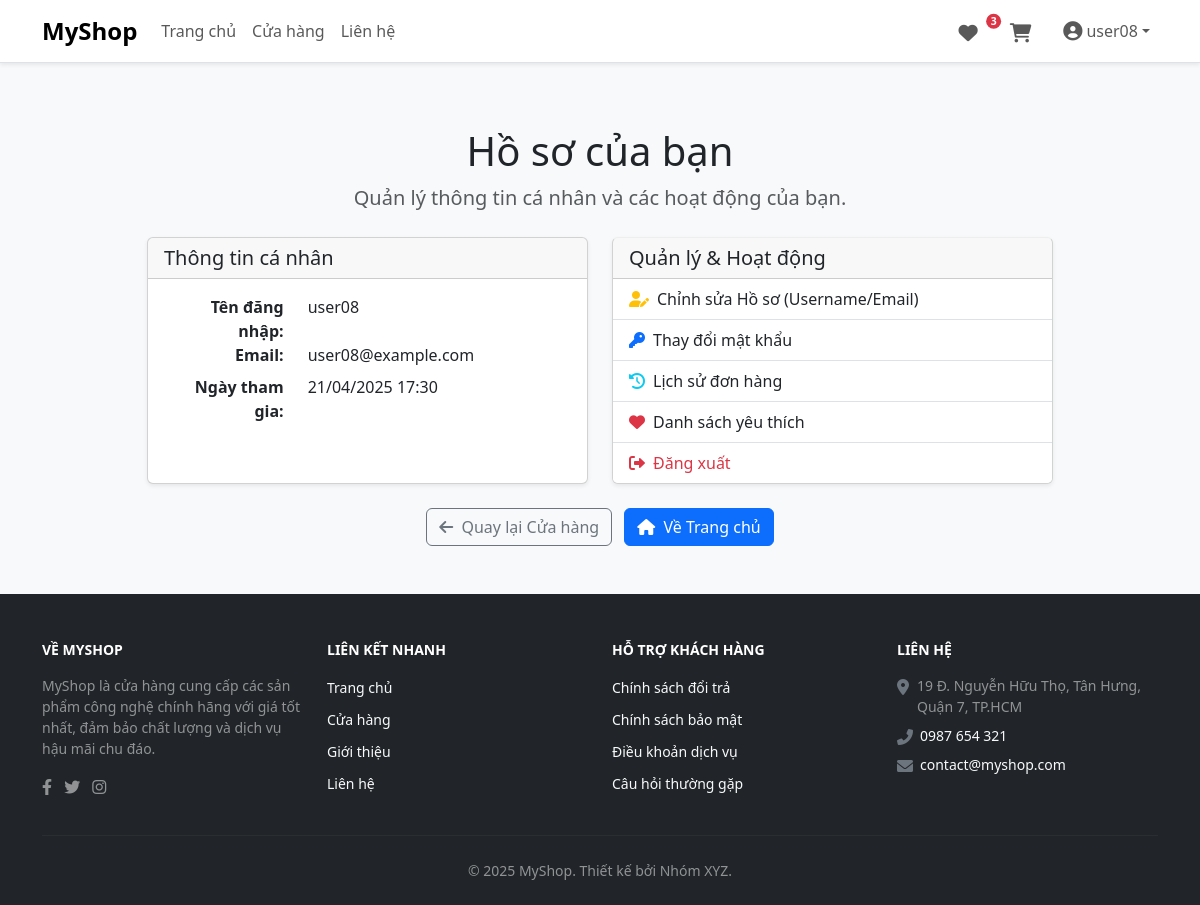
The page /public/index.php?page=profile (signed in) on the database its author committed.
### tables this page shows
CREATE TABLE users (
                       id INT AUTO_INCREMENT PRIMARY KEY,
                       username VARCHAR(50) NOT NULL UNIQUE,
                       email VARCHAR(100) NOT NULL UNIQUE,  
                       password VARCHAR(255) NOT NULL,
                       created_at TIMESTAMP DEFAULT CURRENT_TIMESTAMP

);

### app/Controllers/UserController.php (called while the page is built, shortened)
<?php
class UserController extends BaseController {
    public function showProfile() {
        $userId = $_SESSION['user_id'];
        $user = User::find($userId);
        $this->render('profile', ['user' => $user, 'pageTitle' => 'Hồ sơ của bạn' ]);
    }
}

### app/Models/BaseModel.php (called while the page is built, shortened)
<?php
abstract class BaseModel{
    protected static string $table;
    public static function find(int $id): ?array{
        $sql = "select * from " . static::$table . " where id = ?";
        $stmt = Database::prepare($sql, "i", [$id]);
        if ($stmt && $stmt->execute()) {
            $result = $stmt->get_result();
            $data = $result ? $result->fetch_assoc() : null;
            return $data;
        }
        return null;
    }
}

### app/Core/Database.php (called while the page is built, shortened)
<?php
class Database {
    private static ?mysqli $conn = null;
    public static function conn(): mysqli {
        if (self::$conn === null) {
            try {
                self::$conn = new mysqli(DB_HOST, DB_USER, DB_PASS, DB_NAME);
                self::$conn->set_charset(DB_CHARSET);
            } catch (mysqli_sql_exception $e) {
                error_log("Database Connection Error: " . $e->getMessage());
                die("Không thể kết nối đến cơ sở dữ liệu. Vui lòng thử lại sau.");
            }
        }
        return self::$conn;
    }
    public static function prepare(string $sql, string $types = '', array $params = []): mysqli_stmt|false {
        try {
            $stmt = self::conn()->prepare($sql);
            if ($stmt && $types && $params) {
                $stmt->bind_param($types, ...$params);
            }
            return $stmt;
        } catch (\Exception $e) {
            error_log("Database Prepare Error: " . $e->getMessage() . " | SQL: " . $sql);
            return false;
        }
    }
}

### app/Models/User.php (called while the page is built, shortened)
<?php
class User extends BaseModel{
    public static function find(int $id): ?array {
        return parent::find($id);
    }
}

### app/Views/profile.php (the view, shortened to what this page needs)
<?php
include_once __DIR__ . '/../layout/header.php';
$username = htmlspecialchars($user['username'] ?? 'N/A');
$email = htmlspecialchars($user['email'] ?? 'N/A');
$createdAt = isset($user['created_at']) ? date('d/m/Y H:i', strtotime($user['created_at'])) : 'N/A';
include_once __DIR__ . '/../layout/header.php';
?>
<link rel="stylesheet" href="/webfinal/public/css/profile.css">
    <div class="container my-4">
        <div class="row justify-content-center">
            <div class="col-lg-10">
                <div class="text-center mb-4">
                    <h1>Hồ sơ của bạn</h1>
                    <p class="lead text-muted">Quản lý thông tin cá nhân và các hoạt động của bạn.</p>
                </div>
                <div class="row g-4">
                    <div class="col-md-6">
                        <div class="card shadow-sm h-100">
                            <div class="card-header"><h2 class="h5 mb-0">Thông tin cá nhân</h2></div>
                            <div class="card-body">
                                <dl class="row mb-0">
                                    <dt class="col-sm-4 text-sm-end">Tên đăng nhập:</dt>
                                    <dd class="col-sm-8"><?= $username ?></dd>
                                    <dt class="col-sm-4 text-sm-end">Email:</dt>
                                    <dd class="col-sm-8"><?= $email ?></dd>
                                    <dt class="col-sm-4 text-sm-end">Ngày tham gia:</dt>
                                    <dd class="col-sm-8"><?= $createdAt ?></dd>
                                </dl>
                            </div>
                        </div>
                    </div>
                    <div class="col-md-6">
                        <div class="card shadow-sm h-100 profile-actions">
                            <div class="card-header"><h2 class="h5 mb-0">Quản lý & Hoạt động</h2></div>
                            <div class="list-group list-group-flush">
                                <a href="?page=edit_profile" class="list-group-item list-group-item-action">
                                    <i class="fas fa-user-edit me-2 text-warning"></i>Chỉnh sửa Hồ sơ (Username/Email)
                                </a>
                                <a href="?page=change_password" class="list-group-item list-group-item-action">
                                    <i class="fas fa-key me-2 text-primary"></i>Thay đổi mật khẩu
                                </a>
                                <a href="?page=order_history" class="list-group-item list-group-item-action">
                                    <i class="fas fa-history me-2 text-info"></i>Lịch sử đơn hàng
                                </a>
                                <a href="?page=wishlist" class="list-group-item list-group-item-action">
                                    <i class="fas fa-heart me-2 text-danger"></i>Danh sách yêu thích
                                </a>
                                <a href="?page=logout" class="list-group-item list-group-item-action text-danger" onclick="return confirm('Bạn chắc chắn muốn đăng xuất?')">
                                    <i class="fas fa-sign-out-alt me-2"></i>Đăng xuất
                                </a>
                            </div>
                        </div>
                    </div>
                </div> <?php  ?>
                <div class="mt-4 text-center">
                    <a href="?page=shop_grid" class="btn btn-outline-secondary me-2"><i class="fas fa-arrow-left me-1"></i> Quay lại Cửa hàng</a>
                    <a href="?page=home" class="btn btn-primary"><i class="fas fa-home me-1"></i> Về Trang chủ</a>
                </div>
            </div> <?php  ?>
        </div> <?php  ?>
    </div> <?php  ?>
<?php
include_once __DIR__ . '/../layout/footer.php';
?>

### public/css/profile.css (style rules this page uses)
.profile-actions { border-top: 1px solid #eee; }

### app/layout/header.php (style rules this page uses)
body { display: flex; flex-direction: column; min-height: 100vh; background-color: #f8f9fa; }

### rows shown on the page
users: username "user08", email "user08@example.com", created_at "21/04/2025 17:30"

### other values the page prints
$wishlistItemCount "3"
$username "user08"
